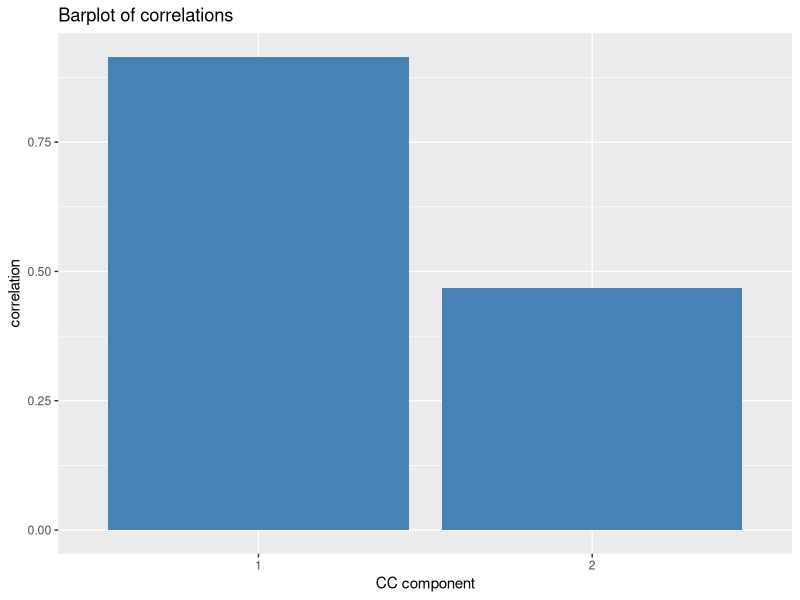
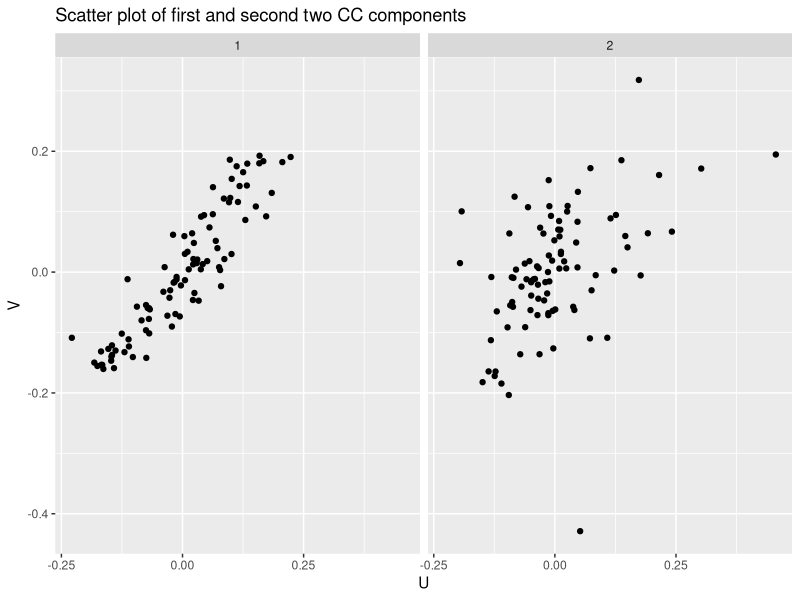
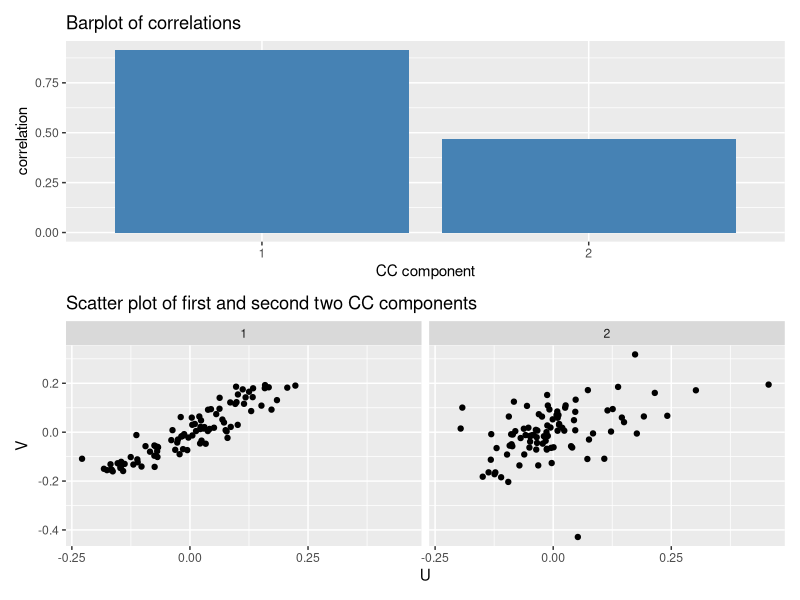
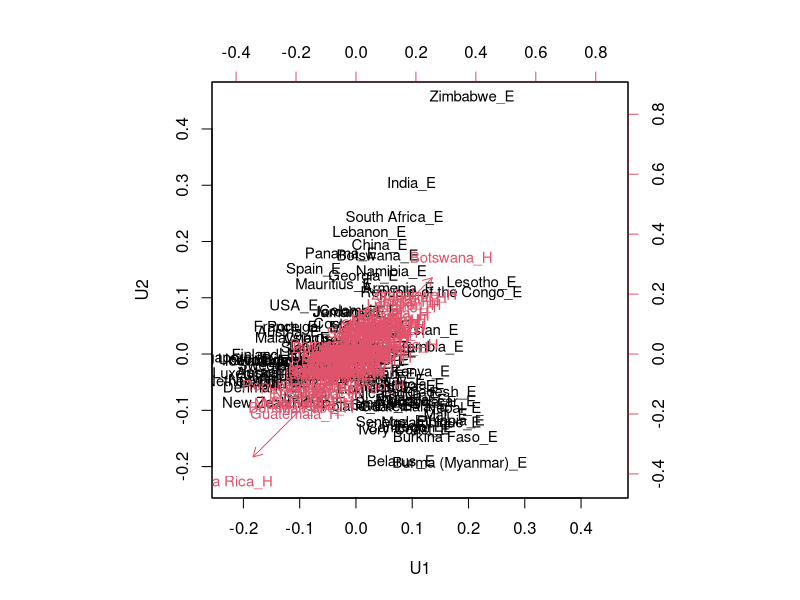

Here is the R script that generated these plots, in order:
## ---- chunk 1
library(dplyr)
library(ggplot2)
library(patchwork)
## ---- chunk 2
data = read.csv("data_2020.csv") %>%
  select(-X)
## ---- chunk 3
# Construct CCA
X = as.matrix(scale(data[,4:12]))
Y = as.matrix(scale(data[,13:14]))
CCA =  cancor(X, Y)
w = CCA$xcoef
d = CCA$ycoef
V1 = Y %*% d[,1]
V2 = Y %*% d[,2]
U1 = X %*% w[,1]
U2 = X %*% w[,2]
rho = CCA$cor
## ---- chunk 4
# First two CC components correlations
corr = data.frame(x = factor(1:2), y = rho)
p1 = ggplot(corr, aes(x = x, y = y)) + geom_col(fill = "steelblue") + 
  ggtitle("Barplot of correlations") +
  xlab("CC component") + ylab("correlation")
p1
## ---- chunk 5
# scatterplot of first two CC components
df = data.frame(U = c(U1,U2), V = c(V1,V2),
                group = as.factor(c(rep(1,nrow(data)),rep(2,nrow(data)))))
p2 = ggplot(df, aes(x = U, y = V)) + geom_point() + facet_wrap(~group) +
  ggtitle("Scatter plot of first and second two CC components")
p2 
## ---- chunk 6
p = p1 / p2
## ---- chunk 7
p
#ggsave("CCA.png", p)
## ---- chunk 8
#png("cca_biplot.png", width = 800, height = 800)
name = data %>% select(Country) %>%
  mutate(x = paste(Country,"E", sep = "_"),
         y = paste(Country, "H", sep = "_"))
biplot(x = cbind(U1,U2), y = cbind(V2,V2),
       xlabs = name$x, ylabs = name$y, cex = .9,
       xlab = "U1", ylab = "U2")
